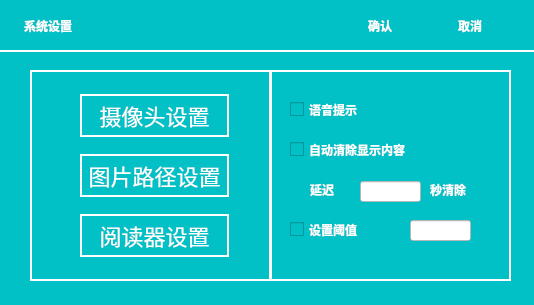
<?xml version="1.0" encoding="UTF-8"?>
<ui version="4.0">
 <class>dSystemSetup</class>
 <widget class="QDialog" name="dSystemSetup">
  <property name="geometry">
   <rect>
    <x>0</x>
    <y>0</y>
    <width>534</width>
    <height>305</height>
   </rect>
  </property>
  <property name="windowTitle">
   <string>Dialog</string>
  </property>
  <property name="autoFillBackground">
   <bool>false</bool>
  </property>
  <property name="styleSheet">
   <string notr="true">background-color:rgb(1,192,198)</string>
  </property>
  <widget class="QPushButton" name="checkpushButton">
   <property name="geometry">
    <rect>
     <x>340</x>
     <y>10</y>
     <width>80</width>
     <height>31</height>
    </rect>
   </property>
   <property name="styleSheet">
    <string notr="true">font: 25px &quot;华文中宋&quot;;color:white;font-weight:bold;border:none</string>
   </property>
   <property name="text">
    <string>确认</string>
   </property>
   <property name="autoRepeat">
    <bool>true</bool>
   </property>
   <property name="flat">
    <bool>true</bool>
   </property>
  </widget>
  <widget class="QPushButton" name="cancelpushButton">
   <property name="geometry">
    <rect>
     <x>430</x>
     <y>10</y>
     <width>80</width>
     <height>31</height>
    </rect>
   </property>
   <property name="styleSheet">
    <string notr="true">font: 25px &quot;华文中宋&quot;;color:white;font-weight:bold;border:none</string>
   </property>
   <property name="text">
    <string>取消</string>
   </property>
   <property name="autoRepeat">
    <bool>true</bool>
   </property>
   <property name="flat">
    <bool>true</bool>
   </property>
  </widget>
  <widget class="QLabel" name="label">
   <property name="geometry">
    <rect>
     <x>24</x>
     <y>10</y>
     <width>108</width>
     <height>31</height>
    </rect>
   </property>
   <property name="styleSheet">
    <string notr="true">font: 25px &quot;华文中宋&quot;;color:white;font-weight:bold</string>
   </property>
   <property name="text">
    <string>系统设置</string>
   </property>
  </widget>
  <widget class="QToolButton" name="cameraSetting">
   <property name="geometry">
    <rect>
     <x>80</x>
     <y>94</y>
     <width>149</width>
     <height>43</height>
    </rect>
   </property>
   <property name="styleSheet">
    <string notr="true">border:2px solid white;background:rgb(1,192,198);color:white;font-size:22px;font-weight:bold；</string>
   </property>
   <property name="text">
    <string>摄像头设置</string>
   </property>
  </widget>
  <widget class="QToolButton" name="imagePathSetting">
   <property name="geometry">
    <rect>
     <x>80</x>
     <y>154</y>
     <width>149</width>
     <height>43</height>
    </rect>
   </property>
   <property name="styleSheet">
    <string notr="true">border:2px solid white;background:rgb(1,192,198);color:white;font-size:22px;font-weight:bold；</string>
   </property>
   <property name="text">
    <string>图片路径设置</string>
   </property>
  </widget>
  <widget class="QToolButton" name="readerSetting">
   <property name="geometry">
    <rect>
     <x>80</x>
     <y>214</y>
     <width>149</width>
     <height>43</height>
    </rect>
   </property>
   <property name="styleSheet">
    <string notr="true">border:2px solid white;background:rgb(1,192,198);color:white;font-size:22px;font-weight:bold；</string>
   </property>
   <property name="text">
    <string>阅读器设置</string>
   </property>
  </widget>
  <widget class="QCheckBox" name="soundCheckBox">
   <property name="geometry">
    <rect>
     <x>290</x>
     <y>94</y>
     <width>121</width>
     <height>31</height>
    </rect>
   </property>
   <property name="styleSheet">
    <string notr="true">font: 22px &quot;华文中宋&quot;;color:white;font-weight:bold;</string>
   </property>
   <property name="text">
    <string>语音提示</string>
   </property>
  </widget>
  <widget class="QCheckBox" name="cleanCheckBox">
   <property name="geometry">
    <rect>
     <x>290</x>
     <y>134</y>
     <width>211</width>
     <height>31</height>
    </rect>
   </property>
   <property name="styleSheet">
    <string notr="true">font: 22px &quot;华文中宋&quot;;color:white;font-weight:bold</string>
   </property>
   <property name="text">
    <string>自动清除显示内容</string>
   </property>
  </widget>
  <widget class="QCheckBox" name="thresholdCheckBox">
   <property name="geometry">
    <rect>
     <x>290</x>
     <y>214</y>
     <width>121</width>
     <height>31</height>
    </rect>
   </property>
   <property name="styleSheet">
    <string notr="true">font: 22px&quot;华文中宋&quot;;color:white;font-weight:bold</string>
   </property>
   <property name="text">
    <string>设置阈值</string>
   </property>
  </widget>
  <widget class="QLabel" name="label_2">
   <property name="geometry">
    <rect>
     <x>310</x>
     <y>174</y>
     <width>51</width>
     <height>31</height>
    </rect>
   </property>
   <property name="styleSheet">
    <string notr="true">font:22px &quot;华文中宋&quot;;color:white;font-weight:bold</string>
   </property>
   <property name="text">
    <string>延迟</string>
   </property>
  </widget>
  <widget class="QLineEdit" name="cleanLineEdit">
   <property name="geometry">
    <rect>
     <x>360</x>
     <y>181</y>
     <width>61</width>
     <height>21</height>
    </rect>
   </property>
   <property name="styleSheet">
    <string notr="true">background-color:white</string>
   </property>
  </widget>
  <widget class="QLabel" name="label_3">
   <property name="geometry">
    <rect>
     <x>430</x>
     <y>174</y>
     <width>71</width>
     <height>31</height>
    </rect>
   </property>
   <property name="styleSheet">
    <string notr="true">font: 22px &quot;华文中宋&quot;;color:white;font-weight:bold</string>
   </property>
   <property name="text">
    <string>秒清除</string>
   </property>
  </widget>
  <widget class="QLineEdit" name="thresholdLineEdit">
   <property name="geometry">
    <rect>
     <x>410</x>
     <y>220</y>
     <width>61</width>
     <height>21</height>
    </rect>
   </property>
   <property name="styleSheet">
    <string notr="true">background-color:white</string>
   </property>
  </widget>
  <widget class="Line" name="line">
   <property name="geometry">
    <rect>
     <x>0</x>
     <y>50</y>
     <width>534</width>
     <height>2</height>
    </rect>
   </property>
   <property name="styleSheet">
    <string notr="true">background-color:white;border-top: solid white; </string>
   </property>
   <property name="orientation">
    <enum>Qt::Horizontal</enum>
   </property>
  </widget>
  <widget class="QGroupBox" name="groupBox_2">
   <property name="geometry">
    <rect>
     <x>270</x>
     <y>70</y>
     <width>241</width>
     <height>211</height>
    </rect>
   </property>
   <property name="styleSheet">
    <string notr="true">font: 14pt &quot;华文中宋&quot;;color:white;font-weight:bold;border:2px solid white;</string>
   </property>
   <property name="title">
    <string/>
   </property>
   <zorder>cancelpushButton</zorder>
  </widget>
  <widget class="QGroupBox" name="groupBox_3">
   <property name="geometry">
    <rect>
     <x>30</x>
     <y>70</y>
     <width>241</width>
     <height>211</height>
    </rect>
   </property>
   <property name="styleSheet">
    <string notr="true">font: 14pt &quot;华文中宋&quot;;color:white;font-weight:bold;border:2px solid white;</string>
   </property>
   <property name="title">
    <string/>
   </property>
  </widget>
  <zorder>groupBox_2</zorder>
  <zorder>groupBox_3</zorder>
  <zorder>checkpushButton</zorder>
  <zorder>cancelpushButton</zorder>
  <zorder>label</zorder>
  <zorder>cameraSetting</zorder>
  <zorder>imagePathSetting</zorder>
  <zorder>readerSetting</zorder>
  <zorder>soundCheckBox</zorder>
  <zorder>cleanCheckBox</zorder>
  <zorder>thresholdCheckBox</zorder>
  <zorder>label_2</zorder>
  <zorder>cleanLineEdit</zorder>
  <zorder>label_3</zorder>
  <zorder>thresholdLineEdit</zorder>
  <zorder>line</zorder>
 </widget>
 <resources/>
 <connections/>
</ui>
